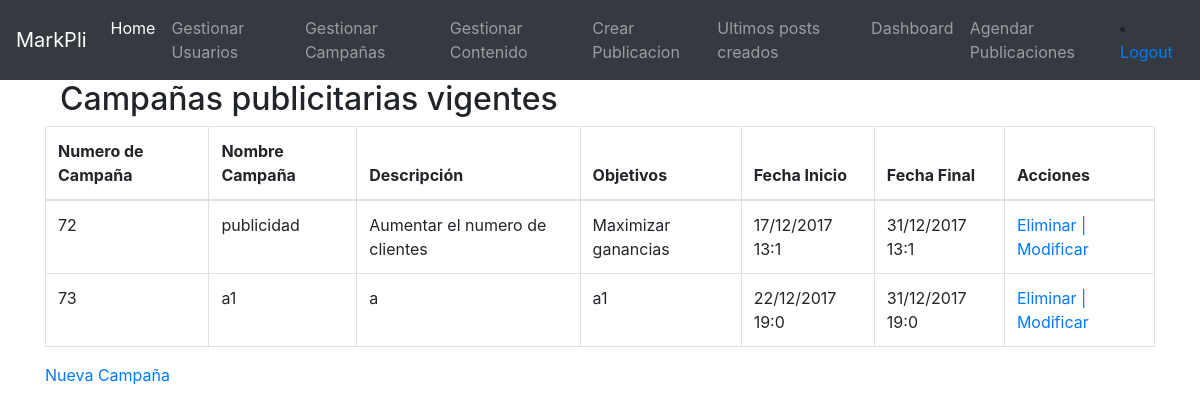
The app's page /index.php/campanas/GuardarCampana, older data.
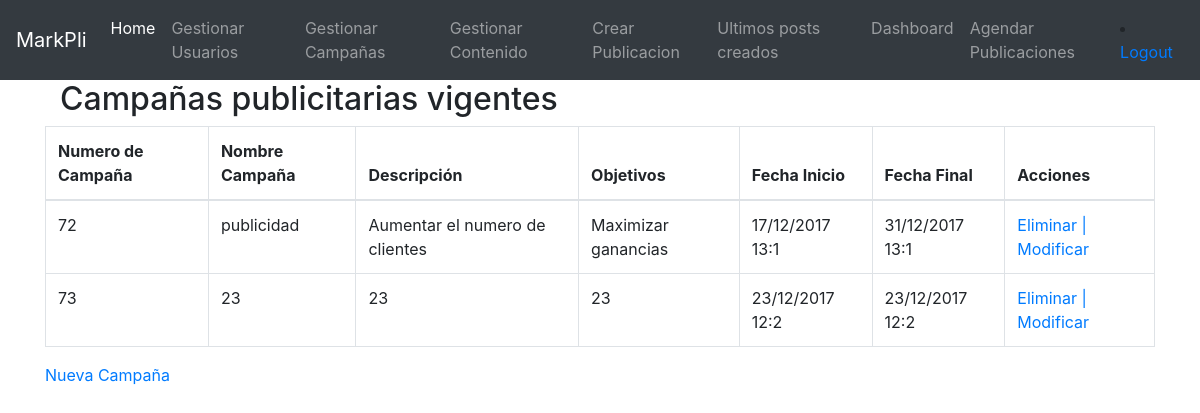
The same page, newer data.
### tables this page shows
CREATE TABLE `campanas` (
  `id_campana` int(11) NOT NULL,
  `nombre_campana` varchar(50) DEFAULT NULL,
  `descripcion` varchar(100) DEFAULT NULL,
  `objetivos` varchar(500) DEFAULT NULL,
  `fecha_inicio` varchar(15) NOT NULL,
  `fecha_final` varchar(15) NOT NULL,
  `fid_cliente` int(11) DEFAULT NULL
);

### application/controllers/Campanas.php (called while the page is built, shortened)
<?php
class Campanas extends CI_Controller {
  public function __construct(){
    $this->load->model('campanas_model');
    $this->load->model('consultas');
    $this->load->helper('url_helper');
    $this->load->helper('url');
    $this->load->database();
  }
  public function GuardarCampana(){
  $result=$this->db->get('campanas');
    $data=array('consulta'=>$result);
    $this->load->view('core/header');
    $this->load->view('community/campanas_view',$data );
    $this->load->view('core/footer');
  }
}

### index.php (called while the page is built, shortened)
<?php
require_once BASEPATH.'core/CodeIgniter.php';

### application/views/community/campanas_view.php (the view)
<div class="container">
  <h2>Campañas publicitarias vigentes</h2>
</div>
<table class="table table-bordered campana-table" align="center">
    <thead>
      <tr>
        <th>Numero de Campaña</th>
        <th>Nombre Campaña</th>
        <th>Descripción</th>
        <th>Objetivos</th>
        <th>Fecha Inicio</th>
        <th>Fecha Final</th>
        <th>Acciones</th>
      </tr>
    </thead>
  <?php
  if(isset($consulta))  { ?>
    <?php foreach  ($consulta->result() as $row) : ?>
    <tr>
      <td class="cid_post" name="id_post">
        <?php echo $row->id_campana; ?>
      </td>
      <td class="cnombre_campana" name="nombre_campana">
        <?php echo $row->nombre_campana; ?>
      </td>
      <td class="cnombre_contenido" name="nombre_contenido">
        <?php echo $row->descripcion; ?>
      </td>
      <td class="cdescripcion" name="descripcion">
        <?php echo $row->objetivos; ?>
      </td>
      <td class="ctipo" name="fecha_inicio">
        <?php echo $row->fecha_inicio; ?>
      </td>
      <td class="ctipo" name="fecha_final">
        <?php echo $row->fecha_final; ?>
      </td>
      <td>
        <?php echo "<a href=".base_url()."Campanas/Eliminar/".$row->id_campana.">Eliminar | </a>"?>
        <?php echo "<a href=".base_url()."Campanas/editar/".$row->id_campana.">Modificar</a>"?>
       </td>
    </tr>
  <?php endforeach; ?>
  <?php }?>
  </table>
    <a href="<?php echo base_url(); ?>Campanas/NuevaCampana">Nueva Campaña</a>

Row changes from the older to the newer data that the page shows:
changed campanas id 73: nombre_campana "a1" → "23"; descripcion "a" → "23"; objetivos "a1" → "23"; fecha_inicio "22/12/2017 19:0" → "23/12/2017 12:2"; fecha_final "31/12/2017 19:0" → "23/12/2017 12:2"
